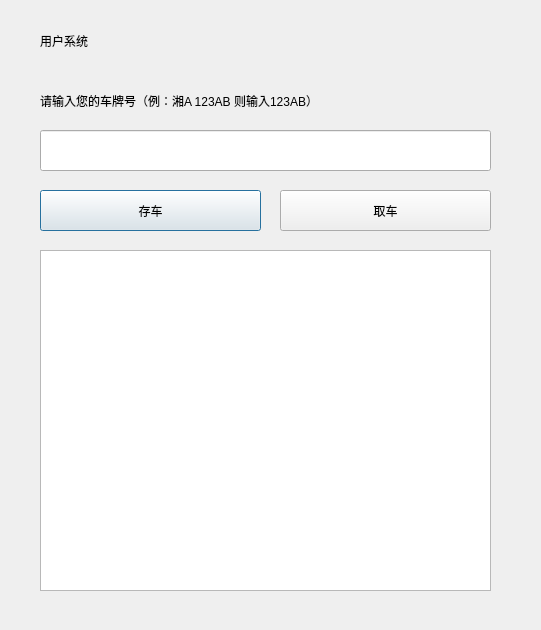
<?xml version="1.0" encoding="UTF-8"?>
<ui version="4.0">
 <class>user</class>
 <widget class="QDialog" name="user">
  <property name="geometry">
   <rect>
    <x>0</x>
    <y>0</y>
    <width>541</width>
    <height>630</height>
   </rect>
  </property>
  <property name="windowTitle">
   <string>Dialog</string>
  </property>
  <widget class="QLabel" name="notice">
   <property name="geometry">
    <rect>
     <x>40</x>
     <y>80</y>
     <width>471</width>
     <height>41</height>
    </rect>
   </property>
   <property name="styleSheet">
    <string notr="true">font: 12pt &quot;微软雅黑&quot;;</string>
   </property>
   <property name="text">
    <string>请输入您的车牌号（例：湘A 123AB 则输入123AB）</string>
   </property>
  </widget>
  <widget class="QLabel" name="title">
   <property name="geometry">
    <rect>
     <x>40</x>
     <y>20</y>
     <width>191</width>
     <height>41</height>
    </rect>
   </property>
   <property name="styleSheet">
    <string notr="true">font: 24pt &quot;微软雅黑&quot;;</string>
   </property>
   <property name="text">
    <string>用户系统</string>
   </property>
  </widget>
  <widget class="QLineEdit" name="carid_input">
   <property name="geometry">
    <rect>
     <x>40</x>
     <y>130</y>
     <width>451</width>
     <height>41</height>
    </rect>
   </property>
   <property name="text">
    <string/>
   </property>
  </widget>
  <widget class="QPushButton" name="car_store">
   <property name="geometry">
    <rect>
     <x>40</x>
     <y>190</y>
     <width>221</width>
     <height>41</height>
    </rect>
   </property>
   <property name="styleSheet">
    <string notr="true">font: 12pt &quot;微软雅黑&quot;;</string>
   </property>
   <property name="text">
    <string>存车</string>
   </property>
  </widget>
  <widget class="QPushButton" name="car_fetch">
   <property name="geometry">
    <rect>
     <x>280</x>
     <y>190</y>
     <width>211</width>
     <height>41</height>
    </rect>
   </property>
   <property name="styleSheet">
    <string notr="true">font: 12pt &quot;微软雅黑&quot;;</string>
   </property>
   <property name="text">
    <string>取车</string>
   </property>
  </widget>
  <widget class="QTextBrowser" name="resulttext">
   <property name="geometry">
    <rect>
     <x>40</x>
     <y>250</y>
     <width>451</width>
     <height>341</height>
    </rect>
   </property>
   <property name="styleSheet">
    <string notr="true">font: 12pt &quot;微软雅黑&quot;;</string>
   </property>
  </widget>
 </widget>
 <resources/>
 <connections/>
</ui>
